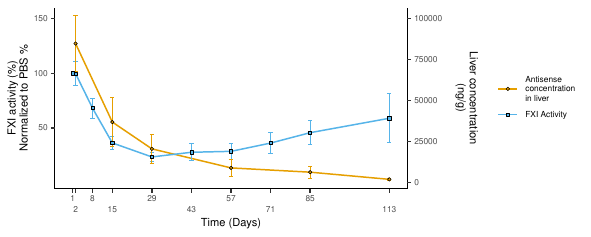

Source code (R):
# code for figure 3F

#Load libraries
library(tidyverse)
library(DescTools)
library(broom)
library(ggthemes)

# specify colorblind palette
cols <- colorblind_pal()(8)

#read the raw data
raw_data <- read_csv(file = "3F.csv", col_select = -"...2") |>
  rename(time = "...1")

#Data wrangled
data_wrangled <- raw_data |>
  pivot_longer(cols = -time, names_to = "readout") |>
  drop_na() |>
  mutate(readout = str_remove(readout, "...[0-9]+$")) |>
  mutate(readout = if_else(readout == "RBD4059-9 mg/kg",
                           true = str_c(readout, "FXI activity", sep = " "),
                           false = readout))

data_plot <- data_wrangled |>
  mutate(value = if_else(readout == "RBD4059_AS Conc.", true = value / 666.67,
                         false = value)) |>
  group_by(time, readout) |>
  summarise(mean = mean(value, na.rm = T), sd = sd(value, na.rm = T)) |>
  mutate(upper = mean + sd, lower = mean - sd)

p <- data_plot |>
  mutate(readout = str_replace(readout, "RBD4059_AS Conc.", "Antisense\nconcentration\nin liver")) |>
  mutate(readout = str_replace(readout, "RBD4059-9 mg/kg FXI activity", "FXI Activity")) |>
  ggplot(aes(x = time, y = mean, color = readout)) +
  geom_line(linewidth = 0.5) +
  geom_errorbar(aes(ymin = lower, ymax = upper), width = 1.5, linewidth = 0.3) +
  geom_point(aes(shape = readout, fill = readout), color = "black", size = 1,
             stroke = 0.3) +
  scale_y_continuous(breaks = c(50, 100, 150),
                     sec.axis = sec_axis(~.*666.67,
                                         name = "Liver concentration\n(ng/g)\n")) +
  theme_classic() +
  labs(x = "Time (Days)", y = "FXI activity (%)\nNormalized to PBS %") +
  theme(text = element_text(size = 8),
        title = element_text(size = 8),
        legend.title = element_blank(),
        legend.box.spacing = unit(0.2, "cm")) +
  scale_color_manual(values = cols[c(2, 3, 4, 6, 7, 8)]) +
  scale_fill_manual(values = cols[c(2, 3, 4, 6, 7, 8)]) +
  scale_shape_manual(values = c(21, 22)) +
  scale_x_continuous(breaks = c(1, 2, 8, 15, 29, 43, 57, 71, 85, 113),
                     guide = guide_axis(n.dodge = 2))

#save plot
ggsave(filename = "3f.pdf", plot = p, scale = 1, width = 15,
       height = 6, units = "cm", dpi = 300)

